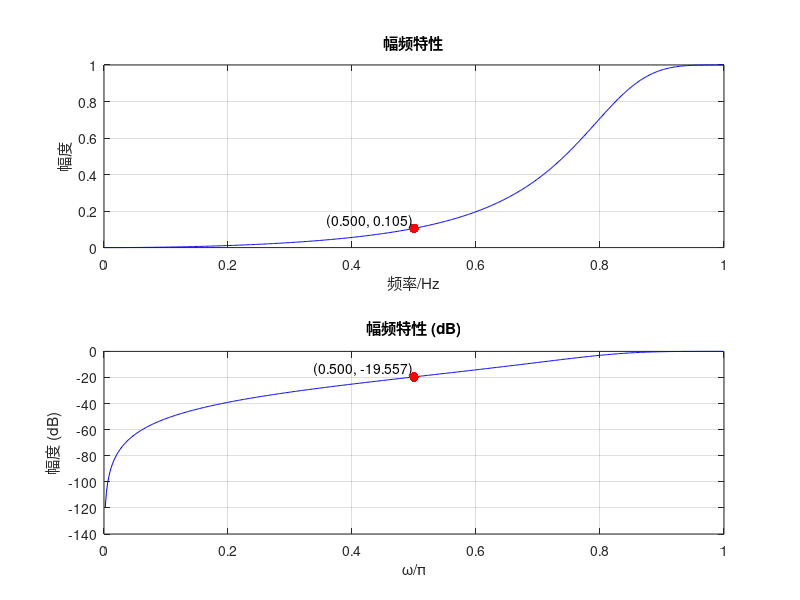

This figure's MATLAB source:
% 定义数字高通滤波器的设计参数
wp = 0.8*pi;  % 通带截止频率（归一化，单位：弧度/采样点）
ws = 0.5*pi;  % 阻带截止频率（归一化，单位：弧度/采样点）
Rp = 3;       % 通带最大允许纹波（单位：dB）
Rs = 18;      % 阻带最小衰减（单位：dB）
Fs = 1;       % 采样频率，归一化为 1（简化计算）
Ts = 1/Fs;    % 采样周期，根据采样频率计算，Ts = 1/Fs

% 将数字滤波器的频率转换为模拟滤波器的频率
wp1 = 2*Fs*tan(wp/2); % 使用公式 ωp' = 2*Fs*tan(ωp/2) 将通带频率转换为模拟频率
ws1 = 2*Fs*tan(ws/2); % 使用公式 ωs' = 2*Fs*tan(ωs/2) 将阻带频率转换为模拟频率

% 计算巴特沃斯模拟高通滤波器的阶数和归一化截止频率
[N, Wn] = buttord(wp1, ws1, Rp, Rs, 's'); % 's' 表示设计模拟滤波器，求阶数 N 和截止频率 Wn
disp(['滤波器阶数 N = ', num2str(N)]);   % 输出滤波器阶数 N

% 构建巴特沃斯模拟高通滤波器的传递函数系数
[b, a] = butter(N, Wn, 'high', 's'); % 直接生成阶数为 N 的模拟高通滤波器，'high' 指定高通，'s' 表示模拟域

% 生成巴特沃斯滤波器的零点、极点和增益
[Z, P, K] = buttap(N); % 生成阶数为 N 的巴特沃斯滤波器的零点 Z、极点 P 和增益 K（注：此行未直接使用，可能是遗留代码）

% 使用双线性变换将模拟滤波器转换为数字滤波器
[bz, az] = bilinear(b, a, Fs); % 将模拟滤波器系数 (b, a) 转换为数字滤波器系数 (bz, az)

% 计算数字滤波器的频率响应
[H, W] = freqz(bz, az); % H 为复频率响应，W 为归一化频率（弧度/采样点，范围 [0, π]）

% 显示数字滤波器的分子和分母系数
disp('分子系数 bz:'); % 输出提示
disp(bz);             % 输出数字滤波器分子多项式系数
disp('分母系数 az:'); % 输出提示
disp(az);             % 输出数字滤波器分母多项式系数

% 绘制频率响应图并在 ω = 0.5π 处添加标记点
subplot(2,1,1); % 创建 2 行 1 列的子图，选择第一个子图
plot(W*Fs/pi, abs(H), 'b-'); % 绘制线性幅度响应，横轴为实际频率（Hz），因为 Fs = 1，W/pi 范围为 [0, 1]
hold on; % 保持当前图形，以便添加标记点
% 找到 ω = 0.5π 对应的频率点
target_freq = 0.5*pi; % 目标归一化频率
[~, idx] = min(abs(W - target_freq)); % 找到 W 中最接近 0.5π 的索引
scatter(target_freq*Fs/pi, abs(H(idx)), 50, 'r', 'filled', 'Marker', 'o'); % 在 ω = 0.5π 处标记点（红色圆点）
text(target_freq*Fs/pi, abs(H(idx)), sprintf(' (%.3f, %.3f)', target_freq*Fs/pi, abs(H(idx))), 'VerticalAlignment', 'bottom', 'HorizontalAlignment', 'right'); % 添加坐标标签
grid on; % 显示网格线
xlabel('频率/Hz'); % 横轴标签
ylabel('幅度'); % 纵轴标签
title('幅频特性'); % 子图标题
hold off; % 释放图形

subplot(2,1,2); % 选择第二个子图
plot(W/pi, 20*log10(abs(H)), 'b-'); % 绘制 dB 幅度响应，横轴为归一化频率 ω/π，范围 [0, 1]
hold on; % 保持当前图形，以便添加标记点
scatter(target_freq/pi, 20*log10(abs(H(idx))), 50, 'r', 'filled', 'Marker', 'o'); % 在 ω = 0.5π 处标记点（红色圆点）
text(target_freq/pi, 20*log10(abs(H(idx))), sprintf(' (%.3f, %.3f)', target_freq/pi, 20*log10(abs(H(idx)))), 'VerticalAlignment', 'bottom', 'HorizontalAlignment', 'right'); % 添加坐标标签
grid on; % 显示网格线
xlabel('\omega/\pi'); % 横轴标签（归一化频率）
ylabel('幅度 (dB)'); % 纵轴标签
title('幅频特性 (dB)'); % 子图标题
hold off; % 释放图形